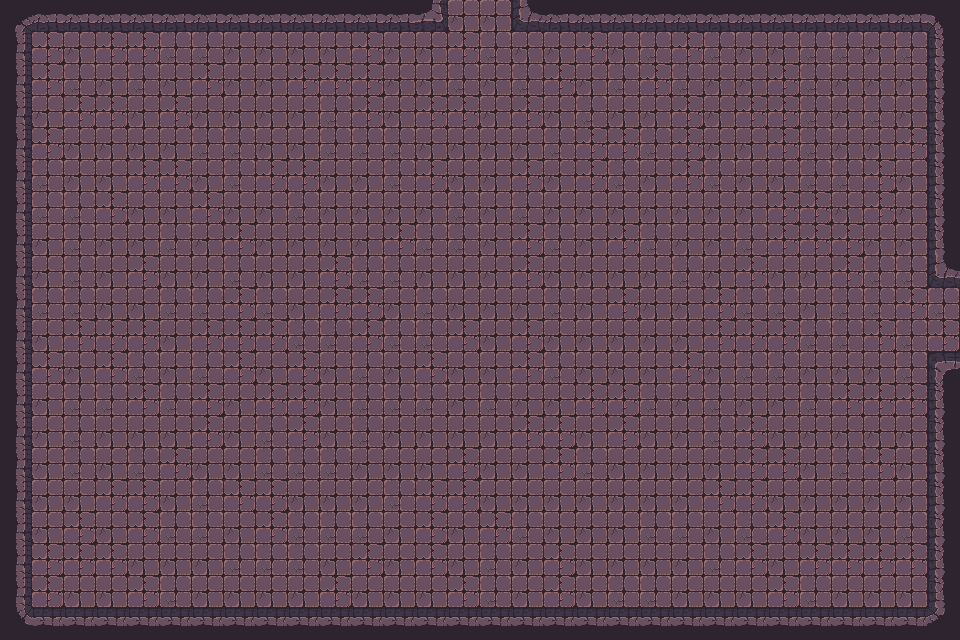

Tiled map render using the project's own tile images. Description and the whole map definition, tile-layer contents included, below:
An orthogonal 30x20 tile map with 32x32 px tiles, 1 tile layer (Tile layer 1), 2 tilesets and 57 objects.

<map version="1.10" tiledversion="1.11.2" orientation="orthogonal" renderorder="right-down" width="30" height="20" tilewidth="32" tileheight="32" infinite="0" nextlayerid="3" nextobjectid="1">
    <tileset firstgid="1" name="Town Tileset" tilewidth="32" tileheight="32" tilecount="64" columns="8">
        <image source="../../../tiles/World H Tileset.png" trans="ff00ff" width="256" height="256" />
        <tile id="4">
            <objectgroup draworder="index" id="2">
                <object id="1" x="0" y="0" width="32" height="32" />
            </objectgroup>
        </tile>
        <tile id="5">
            <objectgroup draworder="index" id="2">
                <object id="1" x="0" y="0" width="32" height="32" />
            </objectgroup>
        </tile>
        <tile id="6">
            <objectgroup draworder="index" id="2">
                <object id="1" x="0" y="0" width="32" height="32" />
            </objectgroup>
        </tile>
        <tile id="7">
            <objectgroup draworder="index" id="2">
                <object id="1" x="0" y="0" width="32" height="32" />
            </objectgroup>
        </tile>
        <tile id="8">
            <objectgroup draworder="index" id="2">
                <object id="1" x="0" y="0" width="32" height="32" />
            </objectgroup>
        </tile>
        <tile id="10">
            <objectgroup draworder="index" id="2">
                <object id="1" x="0" y="32" width="32" height="0" />
            </objectgroup>
        </tile>
        <tile id="11">
            <objectgroup draworder="index" id="2">
                <object id="1" x="0" y="32" width="32" height="0" />
                <object id="2" x="32" y="0" width="0" height="32" />
            </objectgroup>
        </tile>
        <tile id="12">
            <objectgroup draworder="index" id="2">
                <object id="1" x="32" y="0" width="0" height="32" />
            </objectgroup>
        </tile>
        <tile id="13">
            <objectgroup draworder="index" id="2">
                <object id="1" x="0" y="32" width="32" height="0" />
                <object id="2" x="0" y="32" width="32" height="0" />
                <object id="3" x="0" y="0" width="0" height="32" />
            </objectgroup>
        </tile>
        <tile id="14">
            <objectgroup draworder="index" id="2">
                <object id="1" x="0" y="0" width="0" height="32" />
            </objectgroup>
        </tile>
        <tile id="16">
            <objectgroup draworder="index" id="2">
                <object id="1" x="0" y="0" width="32" height="32" />
            </objectgroup>
        </tile>
        <tile id="24">
            <objectgroup draworder="index" id="2">
                <object id="1" x="0" y="0" width="32" height="32" />
            </objectgroup>
        </tile>
    </tileset>
    <tileset firstgid="65" name="Dungeon Crawler Tileset" tilewidth="32" tileheight="32" tilecount="100" columns="10">
        <image source="../../../tiles/Dungeon_Tile.png" trans="" width="320" height="320" />
        <tile id="2">
            <objectgroup draworder="index" id="2">
                <object id="1" x="0" y="0" width="32" height="32" />
            </objectgroup>
        </tile>
        <tile id="3">
            <objectgroup draworder="index" id="2">
                <object id="1" x="0" y="0" width="32" height="32" />
            </objectgroup>
        </tile>
        <tile id="4">
            <objectgroup draworder="index" id="2">
                <object id="1" x="0" y="0" width="32" height="32" />
            </objectgroup>
        </tile>
        <tile id="5">
            <objectgroup draworder="index" id="2">
                <object id="1" x="0" y="0" width="32" height="32" />
            </objectgroup>
        </tile>
        <tile id="6">
            <objectgroup draworder="index" id="2">
                <object id="1" x="0" y="0" width="32" height="32" />
            </objectgroup>
        </tile>
        <tile id="8">
            <objectgroup draworder="index" id="2">
                <object id="1" x="0" y="0" width="32" height="32" />
            </objectgroup>
        </tile>
        <tile id="12">
            <objectgroup draworder="index" id="2">
                <object id="1" x="0" y="0" width="32" height="32" />
            </objectgroup>
        </tile>
        <tile id="13">
            <objectgroup draworder="index" id="2">
                <object id="1" x="0" y="0" width="32" height="32" />
            </objectgroup>
        </tile>
        <tile id="14">
            <objectgroup draworder="index" id="2">
                <object id="1" x="0" y="0" width="32" height="32" />
            </objectgroup>
        </tile>
        <tile id="15">
            <objectgroup draworder="index" id="2">
                <object id="1" x="0" y="0" width="32" height="32" />
            </objectgroup>
        </tile>
        <tile id="16">
            <objectgroup draworder="index" id="2">
                <object id="1" x="0" y="0" width="32" height="32" />
            </objectgroup>
        </tile>
        <tile id="18">
            <objectgroup draworder="index" id="2">
                <object id="1" x="0" y="0" width="32" height="32" />
            </objectgroup>
        </tile>
        <tile id="22">
            <objectgroup draworder="index" id="2">
                <object id="1" x="0" y="0" width="32" height="32" />
            </objectgroup>
        </tile>
        <tile id="23">
            <objectgroup draworder="index" id="2">
                <object id="1" x="0" y="0" width="32" height="32" />
            </objectgroup>
        </tile>
        <tile id="24">
            <objectgroup draworder="index" id="2">
                <object id="1" x="0" y="0" width="32" height="32" />
            </objectgroup>
        </tile>
        <tile id="25">
            <objectgroup draworder="index" id="2">
                <object id="1" x="0" y="0" width="32" height="32" />
            </objectgroup>
        </tile>
        <tile id="26">
            <objectgroup draworder="index" id="2">
                <object id="1" x="0" y="0" width="32" height="32" />
            </objectgroup>
        </tile>
        <tile id="28">
            <objectgroup draworder="index" id="2">
                <object id="1" x="0" y="0" width="32" height="32" />
            </objectgroup>
        </tile>
        <tile id="32">
            <objectgroup draworder="index" id="2">
                <object id="1" x="0" y="0" width="32" height="32" />
            </objectgroup>
        </tile>
        <tile id="33">
            <objectgroup draworder="index" id="2">
                <object id="1" x="0" y="0" width="32" height="32" />
            </objectgroup>
        </tile>
        <tile id="34">
            <objectgroup draworder="index" id="2">
                <object id="1" x="0" y="0" width="32" height="32" />
            </objectgroup>
        </tile>
        <tile id="35">
            <objectgroup draworder="index" id="2">
                <object id="1" x="0" y="0" width="32" height="32" />
            </objectgroup>
        </tile>
        <tile id="36">
            <objectgroup draworder="index" id="2">
                <object id="1" x="0" y="0" width="32" height="32" />
            </objectgroup>
        </tile>
        <tile id="38">
            <objectgroup draworder="index" id="2">
                <object id="1" x="0" y="0" width="32" height="32" />
            </objectgroup>
        </tile>
        <tile id="42">
            <objectgroup draworder="index" id="2">
                <object id="1" x="0" y="0" width="32" height="32" />
            </objectgroup>
        </tile>
        <tile id="43">
            <objectgroup draworder="index" id="2">
                <object id="1" x="0" y="0" width="32" height="32" />
            </objectgroup>
        </tile>
        <tile id="44">
            <objectgroup draworder="index" id="2">
                <object id="1" x="0" y="0" width="32" height="32" />
            </objectgroup>
        </tile>
        <tile id="45">
            <objectgroup draworder="index" id="2">
                <object id="1" x="0" y="0" width="32" height="32" />
            </objectgroup>
        </tile>
        <tile id="46">
            <objectgroup draworder="index" id="2">
                <object id="1" x="0" y="0" width="32" height="32" />
            </objectgroup>
        </tile>
        <tile id="48">
            <objectgroup draworder="index" id="2">
                <object id="1" x="0" y="0" width="32" height="32" />
            </objectgroup>
        </tile>
        <tile id="52">
            <objectgroup draworder="index" id="2">
                <object id="1" x="0" y="0" width="32" height="32" />
            </objectgroup>
        </tile>
        <tile id="53">
            <objectgroup draworder="index" id="2">
                <object id="1" x="0" y="0" width="32" height="32" />
            </objectgroup>
        </tile>
        <tile id="54">
            <objectgroup draworder="index" id="2">
                <object id="1" x="0" y="0" width="32" height="32" />
            </objectgroup>
        </tile>
        <tile id="55">
            <objectgroup draworder="index" id="2">
                <object id="1" x="0" y="0" width="32" height="32" />
            </objectgroup>
        </tile>
        <tile id="56">
            <objectgroup draworder="index" id="2">
                <object id="1" x="0" y="0" width="32" height="32" />
            </objectgroup>
        </tile>
        <tile id="58">
            <objectgroup draworder="index" id="2">
                <object id="1" x="0" y="0" width="32" height="32" />
            </objectgroup>
        </tile>
        <tile id="62">
            <objectgroup draworder="index" id="2">
                <object id="1" x="0" y="0" width="32" height="32" />
            </objectgroup>
        </tile>
        <tile id="63">
            <objectgroup draworder="index" id="2">
                <object id="1" x="0" y="0" width="32" height="32" />
            </objectgroup>
        </tile>
        <tile id="64">
            <objectgroup draworder="index" id="2">
                <object id="1" x="0" y="0" width="32" height="32" />
            </objectgroup>
        </tile>
        <tile id="65">
            <objectgroup draworder="index" id="2">
                <object id="1" x="0" y="0" width="32" height="32" />
            </objectgroup>
        </tile>
        <tile id="66">
            <objectgroup draworder="index" id="2">
                <object id="1" x="0" y="0" width="32" height="32" />
            </objectgroup>
        </tile>
        <tile id="68">
            <objectgroup draworder="index" id="2">
                <object id="1" x="0" y="0" width="32" height="32" />
            </objectgroup>
        </tile>
    </tileset>
    <layer id="1" name="Tile layer 1" width="30" height="20">
        <data encoding="csv">
67,68,68,68,68,68,68,68,68,68,68,68,68,103,75,75,100,68,68,68,68,68,68,68,68,68,68,68,68,69,
77,65,75,65,65,66,66,75,75,75,75,65,75,75,65,66,75,75,65,75,66,65,66,75,75,66,66,75,66,79,
77,65,66,75,66,75,65,75,75,65,65,65,75,75,66,75,66,65,75,66,65,66,75,75,65,66,75,75,75,79,
77,75,65,65,75,65,75,75,75,75,66,65,75,65,65,75,65,75,66,75,75,65,75,65,65,66,75,66,75,79,
77,65,75,75,75,75,66,66,75,75,66,66,66,75,75,75,75,66,65,65,66,65,75,75,65,66,75,75,65,79,
77,66,75,75,65,65,75,66,65,65,75,75,66,65,75,75,65,75,65,66,75,65,66,75,75,66,66,65,75,79,
77,66,66,65,75,75,65,75,75,66,75,75,75,75,66,75,66,75,75,75,75,75,75,75,65,65,75,65,75,79,
77,75,66,75,75,66,75,65,75,75,75,75,65,66,66,75,65,66,75,65,66,75,75,66,65,65,65,75,75,79,
77,75,66,75,65,75,75,66,75,75,65,66,66,75,75,75,65,75,75,75,75,66,75,65,75,75,65,66,66,100,
77,66,66,75,75,66,66,65,66,75,65,65,75,66,75,75,75,66,75,65,75,75,65,66,66,75,66,66,65,66,
77,75,65,65,65,75,65,65,65,66,66,65,66,66,65,75,65,75,75,75,75,75,65,65,65,66,66,65,66,65,
77,65,75,65,66,75,66,65,75,65,75,66,75,65,75,75,65,66,75,75,75,65,75,66,66,75,75,75,66,70,
77,75,66,66,65,66,65,75,65,65,75,66,66,66,75,66,75,75,65,65,66,75,66,75,75,66,65,65,65,79,
77,75,66,75,75,75,65,75,66,65,75,66,75,75,75,75,65,65,75,65,75,75,66,65,75,75,75,75,75,79,
77,75,66,75,66,65,75,75,66,66,66,75,75,75,65,75,75,65,66,75,75,75,75,65,65,75,66,65,75,79,
77,75,75,65,65,75,66,65,65,75,75,75,66,65,65,75,75,75,75,75,75,75,65,65,75,75,75,75,75,79,
77,75,65,75,65,66,66,75,65,66,66,66,75,65,75,65,66,75,75,75,66,66,75,66,65,75,75,75,66,79,
77,65,65,65,75,75,75,66,66,66,75,65,75,65,75,66,75,65,75,75,75,75,66,65,75,65,65,65,65,79,
77,65,75,75,65,66,75,75,75,75,65,75,75,75,65,66,75,65,75,66,66,75,75,75,65,66,75,75,75,79,
87,88,88,88,88,88,88,88,88,88,88,88,88,88,88,88,88,88,88,88,88,88,88,88,88,88,88,88,88,89
        </data>
    </layer>
</map>
